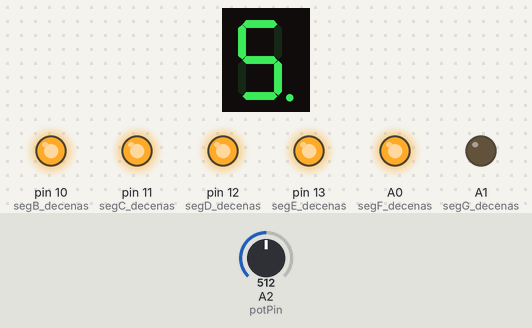
A sketch run on a simulated Arduino Uno, built with avr-gcc and run on an emulated ATmega328P. On the bench: 1-digit seven-segment display, output pins drawn as LEDs (lit = HIGH). Wiring (inferred from the names in the program): 1-digit 7-segment display, segments lit when HIGH: segments pin 2, pin 3, pin 4, pin 5, pin 6, pin 7, pin 8, pin 9. The test bench sets the inputs (shaded band); at power-on: A2 (potPin) = 512. The segment pins are drawn as the display they are named for; pins used as bus, display or sensor lines are not drawn.

Above: at 1.2 s.
1.3 s: A2 (potPin) set to 607
2.8 s: A2 (potPin) set to 629
At 3.3 s:
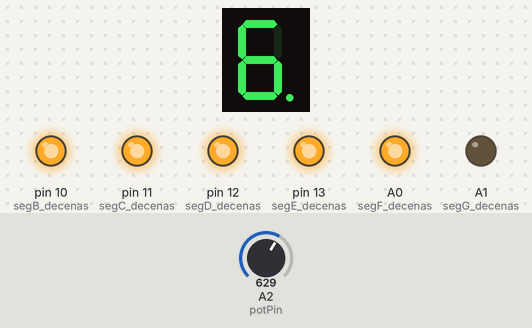
4.3 s: A2 (potPin) set to 511
At 5.5 s:
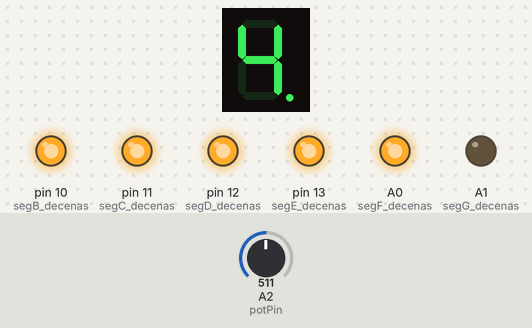
5.8 s: A2 (potPin) set to 425
7.3 s: A2 (potPin) set to 397
At 7.8 s:
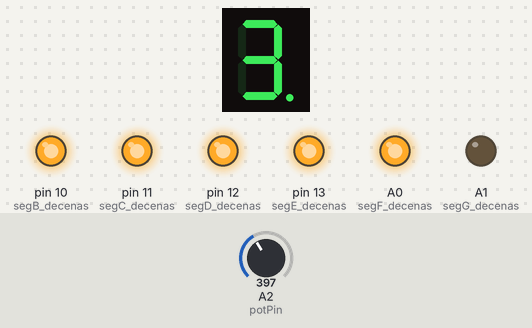
8.8 s: A2 (potPin) set to 716
At 9.1 s:
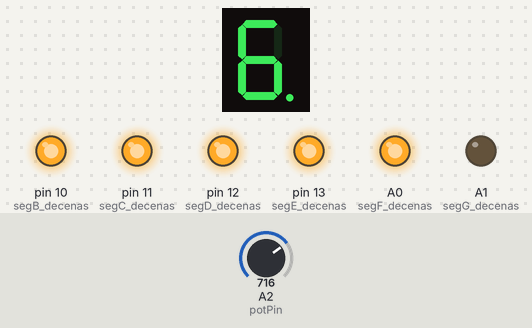
Timing chart, 0 to 11.3 s (numbered marks = the images above; inputs shaded):
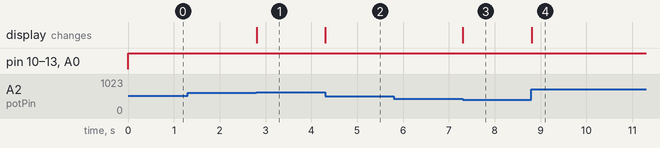

The sketch:

frantic_wolt_waasa1.ino
```cpp
// Pines para los segmentos del primer display (unidades)
int segA_unidades = 2;
int segB_unidades = 3;
int segC_unidades = 4;
int segD_unidades = 5;
int segE_unidades = 6;
int segF_unidades = 7;
int segG_unidades = 8;

// Pines para los segmentos del segundo display (decenas)
int segA_decenas = 9;
int segB_decenas = 10;
int segC_decenas = 11;
int segD_decenas = 12;
int segE_decenas = 13;
int segF_decenas = A0;  // Usando A0 como pin digital
int segG_decenas = A1;  // Usando A1 como pin digital

// Pin para la lectura del potenciómetro
int potPin = A2;  // Pin donde conectas el potenciómetro

// Array que contiene los segmentos para los números 0-9
int numeros[10][7] = {
  {1, 1, 1, 1, 1, 1, 0}, // 0
  {0, 1, 1, 0, 0, 0, 0}, // 1
  {1, 1, 0, 1, 1, 0, 1}, // 2
  {1, 1, 1, 1, 0, 0, 1}, // 3
  {0, 1, 1, 0, 0, 1, 1}, // 4
  {1, 0, 1, 1, 0, 1, 1}, // 5
  {1, 0, 1, 1, 1, 1, 1}, // 6
  {1, 1, 1, 0, 0, 0, 0}, // 7
  {1, 1, 1, 1, 1, 1, 1}, // 8
  {1, 1, 1, 0, 0, 1, 1}  // 9
};

// Inicialización de los pines
void setup() {
  // Configurar pines de los segmentos de unidades como salidas
  pinMode(segA_unidades, OUTPUT);
  pinMode(segB_unidades, OUTPUT);
  pinMode(segC_unidades, OUTPUT);
  pinMode(segD_unidades, OUTPUT);
  pinMode(segE_unidades, OUTPUT);
  pinMode(segF_unidades, OUTPUT);
  pinMode(segG_unidades, OUTPUT);

  // Configurar pines de los segmentos de decenas como salidas
  pinMode(segA_decenas, OUTPUT);
  pinMode(segB_decenas, OUTPUT);
  pinMode(segC_decenas, OUTPUT);
  pinMode(segD_decenas, OUTPUT);
  pinMode(segE_decenas, OUTPUT);
  pinMode(segF_decenas, OUTPUT);
  pinMode(segG_decenas, OUTPUT);
}

// Función para mostrar un número en el display de unidades
void mostrarUnidades(int numero) {
  digitalWrite(segA_unidades, numeros[numero][0]);
  digitalWrite(segB_unidades, numeros[numero][1]);
  digitalWrite(segC_unidades, numeros[numero][2]);
  digitalWrite(segD_unidades, numeros[numero][3]);
  digitalWrite(segE_unidades, numeros[numero][4]);
  digitalWrite(segF_unidades, numeros[numero][5]);
  digitalWrite(segG_unidades, numeros[numero][6]);
}

// Función para mostrar un número en el display de decenas
void mostrarDecenas(int numero) {
  digitalWrite(segA_decenas, numeros[numero][0]);
  digitalWrite(segB_decenas, numeros[numero][1]);
  digitalWrite(segC_decenas, numeros[numero][2]);
  digitalWrite(segD_decenas, numeros[numero][3]);
  digitalWrite(segE_decenas, numeros[numero][4]);
  digitalWrite(segF_decenas, numeros[numero][5]);
  digitalWrite(segG_decenas, numeros[numero][6]);
}

void loop() {
  // Leer el valor del potenciómetro (0-1023)
  int valorPot = analogRead(potPin);

  // Mapear el valor del potenciómetro de 0-1023 a 0-10 (número máximo 10)
  int valorEscalado = map(valorPot, 0, 1023, 0, 10);

  // Calcular decenas y unidades
  int decenas = valorEscalado / 10;
  int unidades = valorEscalado % 10;

  // Mostrar las unidades en el primer display
  mostrarUnidades(unidades);

  // Mostrar las decenas en el segundo display
  mostrarDecenas(decenas);

  // Pequeña pausa
  delay(10);
}
```

Measured:
- after the input at 1.3 s, every drawn part: stays the same
- after the input at 2.8 s, the display: changes at once (image 1)
- after the input at 4.3 s, the display: changes at once (image 2)
- after the input at 5.8 s, every drawn part: stays the same
- after the input at 7.3 s, the display: changes at once (image 3)
- after the input at 8.8 s, the display: changes at once (image 4)
